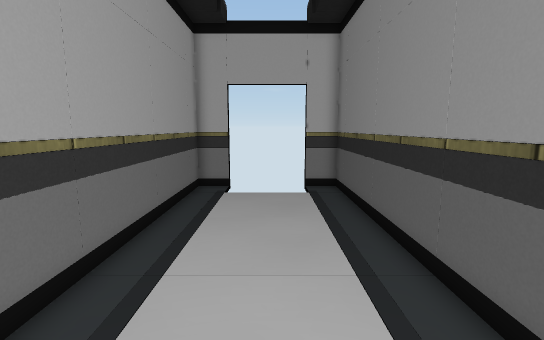
[1] (above)

12 first-person views from a walk through a scene from a Unity 3-D project. The camera is 1.5 m above the floor, tilts 8° down and sees 85° across. The floor is counted in squares, 0.5 m on a side. Each view is taken from the middle of a square. On the plan, view 1 faces up. The plan holds only what a view shows up to about 20 squares ahead; the rest is blank. Door leaves are left out, so doorways stand open. Some surface patterns are stand-ins.

[2]
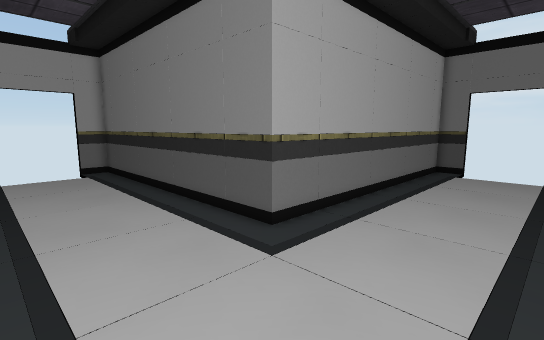

[3]
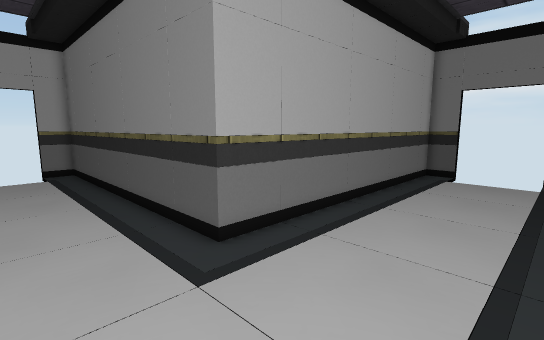

[4]
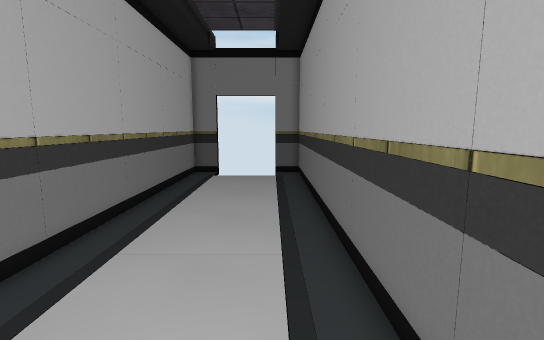

[5]
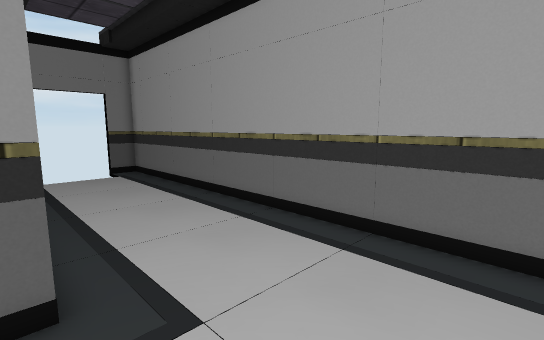

[6]
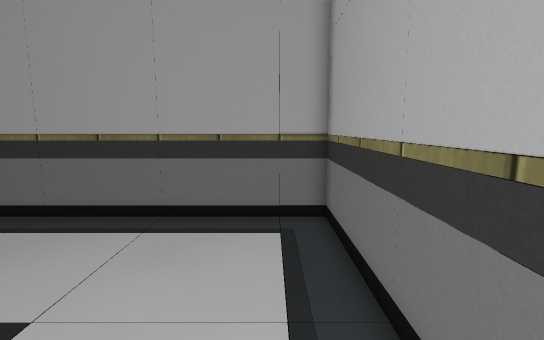

[7]
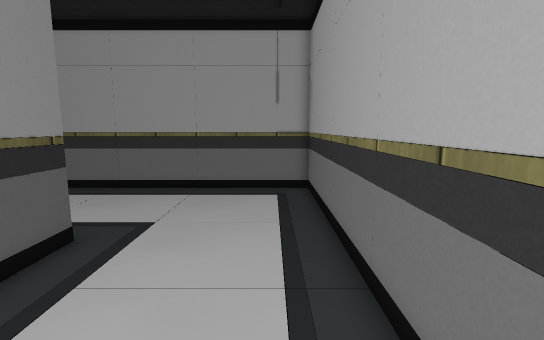

[8]
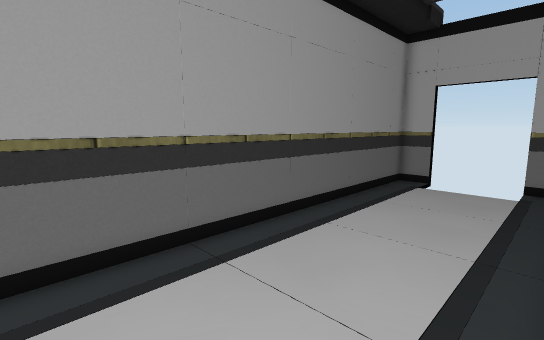

[9]
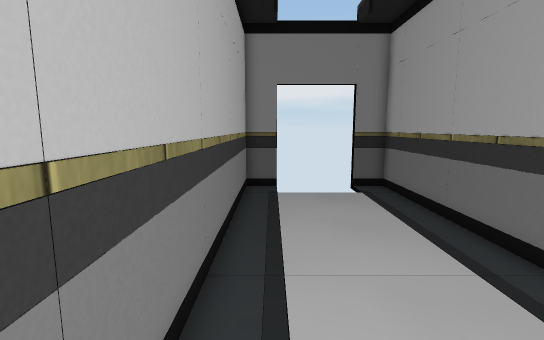

[10]
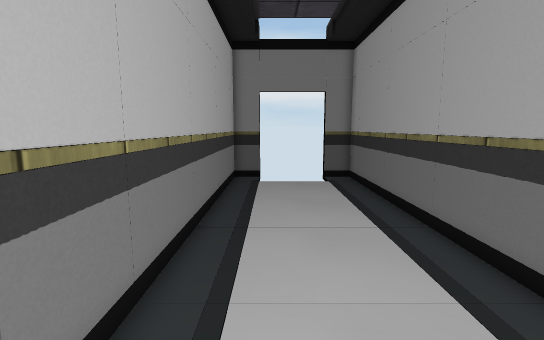

[11]
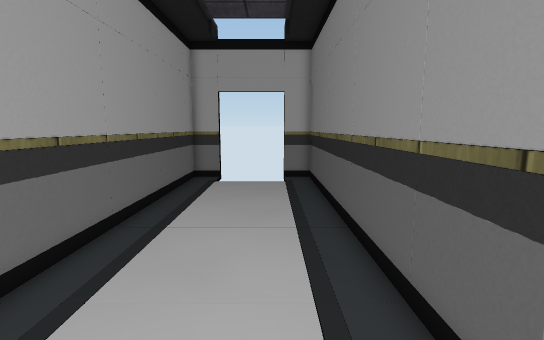

[12]
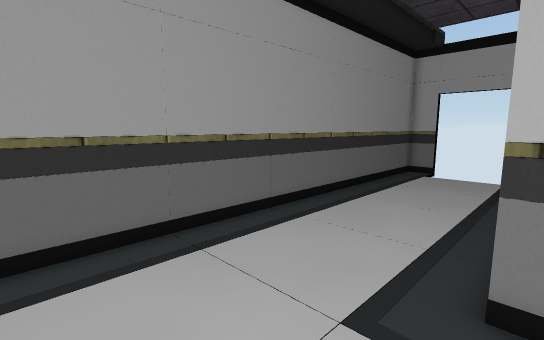

### Floor plan
Points are (right, up) in squares from view 1. A wall is a line through its corners. A room is listed if a view was taken in it or the views show most of it. See-through windows are left out.
Room 1 (views 1, 2, 3, 4, 5, 6, 7, 8, 9, 10, 11, 12)
walls: (19.3, -2.4) (19.3, -0.7) (3.4, -0.7) (3.4, 15.3) (1.8, 15.3); (-2.1, 15.3) (-3.8, 15.3) (-3.8, -7.9) (19.3, -7.9) (19.3, -6.3)
ways out: closed door at (-0.5, 14.3); closed door at (18.3, -4.5)

Where each view was taken, in squares from view 1:
view 1: 0 up, 0 right, facing up
view 2: 7 down, 3 left, facing up-right
view 3: 7 down, 1 left, facing up-right
view 4: 6 down, 1 left, facing right
view 5: 0 up, 2 left, facing down-right
view 6: 2 up, 2 left, facing down
view 7: 7 up, 2 left, facing down
view 8: 2 down, 3 right, facing up-left
view 9: 2 down, 4 right, facing right
view 10: 3 down, 1 right, facing right
view 11: 3 down, 1 right, facing up
view 12: 6 down, 4 right, facing up-left
